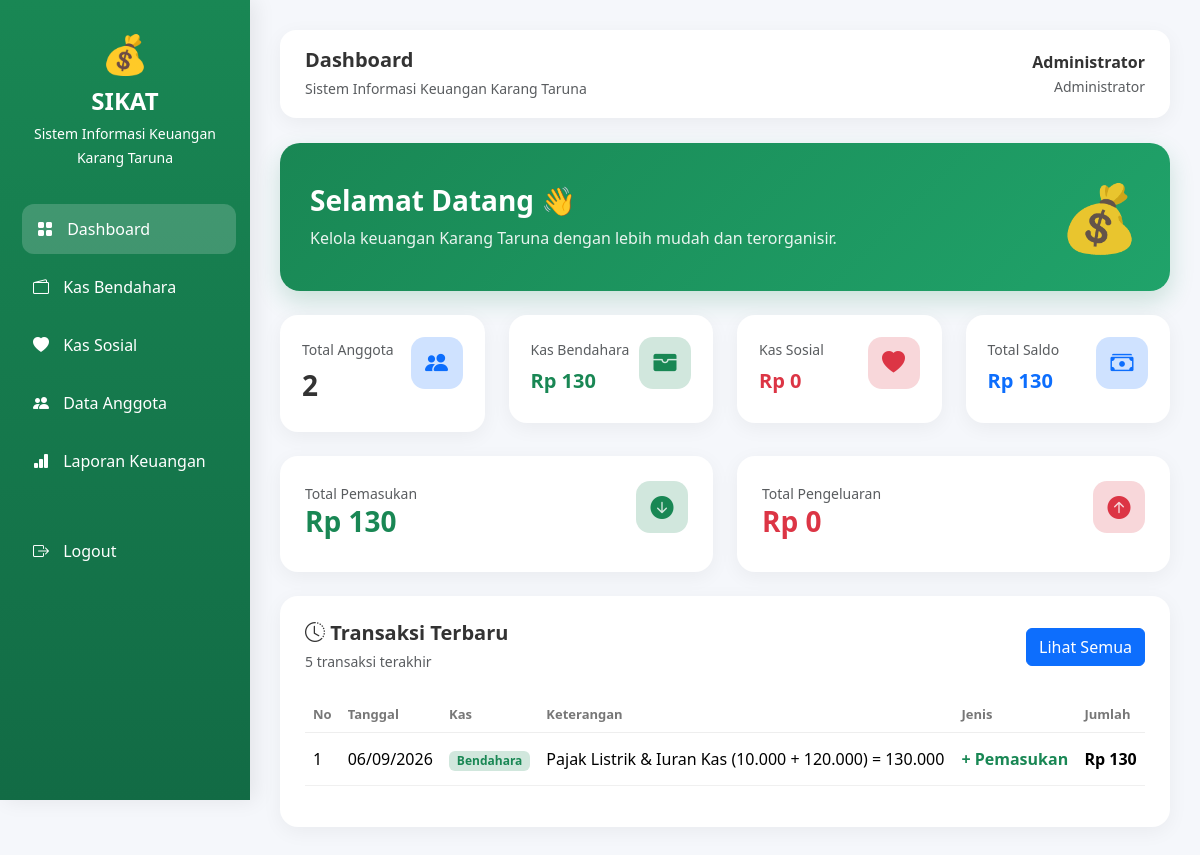
/dashboard.php (signed in), run on the app's committed database.
### tables this page shows
CREATE TABLE `transaksi_kas` (
  `id` int NOT NULL,
  `tanggal` date NOT NULL,
  `jenis_kas` enum('Bendahara','Sosial') NOT NULL,
  `jenis_transaksi` enum('Pemasukan','Pengeluaran') NOT NULL,
  `keterangan` varchar(255) NOT NULL,
  `jumlah` decimal(15,2) NOT NULL,
  `created_at` timestamp NULL DEFAULT CURRENT_TIMESTAMP
);

### dashboard.php (the view, shortened to what this page needs)
<?php
include "config/koneksi.php";
$q_anggota = mysqli_query($conn, "
    SELECT COUNT(*) AS total
    FROM anggota
");
$d_anggota = mysqli_fetch_assoc($q_anggota);
$total_anggota = $d_anggota['total'] ?? 0;
$q_pemasukan = mysqli_query($conn, "
    SELECT SUM(jumlah) AS total
    FROM transaksi_kas
    WHERE jenis_transaksi = 'Pemasukan'
");
$d_pemasukan = mysqli_fetch_assoc($q_pemasukan);
$total_pemasukan = $d_pemasukan['total'] ?? 0;
$q_pengeluaran = mysqli_query($conn, "
    SELECT SUM(jumlah) AS total
    FROM transaksi_kas
    WHERE jenis_transaksi = 'Pengeluaran'
");
$d_pengeluaran = mysqli_fetch_assoc($q_pengeluaran);
$total_pengeluaran = $d_pengeluaran['total'] ?? 0;
$total_saldo =
    $total_pemasukan -
    $total_pengeluaran;
$q_bendahara = mysqli_query($conn, "
    SELECT
        SUM(
            CASE
                WHEN jenis_transaksi = 'Pemasukan'
                THEN jumlah
                ELSE 0
            END
        ) -
        SUM(
            CASE
                WHEN jenis_transaksi = 'Pengeluaran'
                THEN jumlah
                ELSE 0
            END
        ) AS saldo
    FROM transaksi_kas
    WHERE jenis_kas = 'Bendahara'
");
$d_bendahara = mysqli_fetch_assoc($q_bendahara);
$saldo_bendahara = $d_bendahara['saldo'] ?? 0;
$q_sosial = mysqli_query($conn, "
    SELECT
        SUM(
            CASE
                WHEN jenis_transaksi = 'Pemasukan'
                THEN jumlah
                ELSE 0
            END
        ) -
        SUM(
            CASE
                WHEN jenis_transaksi = 'Pengeluaran'
                THEN jumlah
                ELSE 0
            END
        ) AS saldo
    FROM transaksi_kas
    WHERE jenis_kas = 'Sosial'
");
$d_sosial = mysqli_fetch_assoc($q_sosial);
$saldo_sosial = $d_sosial['saldo'] ?? 0;
$q_transaksi = mysqli_query($conn, "
    SELECT *
    FROM transaksi_kas
    ORDER BY tanggal DESC, id DESC
    LIMIT 5
");
?>
<!DOCTYPE html>
<html lang="id">
<head>
    <link
        href="https://cdn.jsdelivr.net/npm/bootstrap@5.3.3/dist/css/bootstrap.min.css"
        rel="stylesheet"
    >
    <link
        rel="stylesheet"
        href="https://cdn.jsdelivr.net/npm/bootstrap-icons@1.11.3/font/bootstrap-icons.min.css"
    >
    <link
        rel="stylesheet"
        href="assets/css/style.css"
    >
</head>
<body>
<div class="sidebar">
    <div class="brand">
        <div style="font-size:38px;">
            💰
        </div>
        <h4>
            SIKAT
        </h4>
        <small>
            Sistem Informasi Keuangan
        </small>
        <br>
        <small>
            Karang Taruna
        </small>
    </div>
    <a
        href="dashboard.php"
        class="active"
    >
        <i class="bi bi-grid-fill"></i>
        Dashboard
    </a>
    <a href="bendahara/index.php">
        <i class="bi bi-wallet2"></i>
        Kas Bendahara
    </a>
    <a href="sosial/index.php">
        <i class="bi bi-heart-fill"></i>
        Kas Sosial
    </a>
    <a href="anggota/index.php">
        <i class="bi bi-people-fill"></i>
        Data Anggota
    </a>
    <a href="laporan/index.php">
        <i class="bi bi-bar-chart-fill"></i>
        Laporan Keuangan
    </a>
    <a href="auth/logout.php">
        <i class="bi bi-box-arrow-right"></i>
        Logout
    </a>
</div>
<div class="main-content">
    <div class="topbar d-flex justify-content-between align-items-center">
        <div>
            <h5 class="fw-bold mb-1">
                Dashboard
            </h5>
            <small class="text-muted">
                Sistem Informasi Keuangan Karang Taruna
            </small>
        </div>
        <div class="text-end">
            <strong>
                <?= htmlspecialchars($_SESSION['nama']); ?>
            </strong>
            <br>
            <small class="text-muted">
                Administrator
            </small>
        </div>
    </div>
    <div class="welcome-card mb-4">
        <div>
            <h3>
                Selamat Datang 👋
            </h3>
            <p>
                Kelola keuangan Karang Taruna
                dengan lebih mudah dan terorganisir.
            </p>
        </div>
        <div class="welcome-icon">
            💰
        </div>
    </div>
    <div class="row g-4 mb-4">
        <div class="col-md-3">
            <div class="stat-card">
                <div class="d-flex justify-content-between">
                    <div>
                        <small class="text-muted">
                            Total Anggota
                        </small>
                        <h3 class="fw-bold mt-2">
                            <?= $total_anggota; ?>
                        </h3>
                    </div>
                    <div
                        class="stat-icon bg-primary-subtle text-primary"
                    >
                        <i class="bi bi-people-fill"></i>
                    </div>
                </div>
            </div>
        </div>
        <div class="col-md-3">
            <div class="stat-card">
                <div class="d-flex justify-content-between">
                    <div>
                        <small class="text-muted">
                            Kas Bendahara
                        </small>
                        <h5 class="fw-bold mt-2 text-success">
                            Rp <?= number_format(
                                $saldo_bendahara,
                                0,
                                ',',
                                '.'
                            ); ?>
                        </h5>
                    </div>
                    <div
                        class="stat-icon bg-success-subtle text-success"
                    >
                        <i class="bi bi-wallet-fill"></i>
                    </div>
                </div>
            </div>
        </div>
        <div class="col-md-3">
            <div class="stat-card">
                <div class="d-flex justify-content-between">
                    <div>
                        <small class="text-muted">
                            Kas Sosial
                        </small>
                        <h5 class="fw-bold mt-2 text-danger">
                            Rp <?= number_format(
                                $saldo_sosial,
                                0,
                                ',',
                                '.'
                            ); ?>
                        </h5>
                    </div>
                    <div
                        class="stat-icon bg-danger-subtle text-danger"
                    >
                        <i class="bi bi-heart-fill"></i>
                    </div>
                </div>
            </div>
        </div>
        <div class="col-md-3">
            <div class="stat-card">
                <div class="d-flex justify-content-between">
                    <div>
                        <small class="text-muted">
                            Total Saldo
                        </small>
                        <h5 class="fw-bold mt-2 text-primary">
                            Rp <?= number_format(
                                $total_saldo,
                                0,
                                ',',
                                '.'
                            ); ?>
                        </h5>
                    </div>
                    <div
                        class="stat-icon bg-primary-subtle text-primary"
                    >
                        <i class="bi bi-cash-stack"></i>
                    </div>
                </div>
            </div>
        </div>
    </div>
    <div class="row g-4 mb-4">
        <div class="col-md-6">
            <div class="table-card">
                <div class="d-flex justify-content-between">
                    <div>
                        <small class="text-muted">
                            Total Pemasukan
                        </small>
                        <h3 class="fw-bold text-success">
                            Rp <?= number_format(
                                $total_pemasukan,
                                0,
                                ',',
                                '.'
                            ); ?>
                        </h3>
                    </div>
                    <div
                        class="stat-icon bg-success-subtle text-success"
                    >
                        <i class="bi bi-arrow-down-circle-fill"></i>
                    </div>
                </div>
            </div>
        </div>
        <div class="col-md-6">
            <div class="table-card">
                <div class="d-flex justify-content-between">
                    <div>
                        <small class="text-muted">
                            Total Pengeluaran
                        </small>
                        <h3 class="fw-bold text-danger">
                            Rp <?= number_format(
                                $total_pengeluaran,
                                0,
                                ',',
                                '.'
                            ); ?>
                        </h3>
                    </div>
                    <div
                        class="stat-icon bg-danger-subtle text-danger"
                    >
                        <i class="bi bi-arrow-up-circle-fill"></i>
                    </div>
                </div>
            </div>
        </div>
    </div>
    <div class="table-card">
        <div class="d-flex justify-content-between align-items-center mb-4">
            <div>
                <h5 class="fw-bold mb-1">
                    <i class="bi bi-clock-history"></i>
                    Transaksi Terbaru
                </h5>
                <small class="text-muted">
                    5 transaksi terakhir
                </small>
            </div>
            <a
                href="laporan/index.php"
                class="btn btn-primary"
            >
                Lihat Semua
            </a>
        </div>
        <div class="table-responsive">
            <table class="table align-middle">
                <thead>
                    <tr>
                        <th>No</th>
                        <th>Tanggal</th>
                        <th>Kas</th>
                        <th>Keterangan</th>
                        <th>Jenis</th>
                        <th>Jumlah</th>
                    </tr>
                </thead>
                <tbody>
                <?php
                $no = 1;
                if (mysqli_num_rows($q_transaksi) > 0) {
                    while ($row = mysqli_fetch_assoc($q_transaksi)) {
                ?>
                    <tr>
                        <td>
                            <?= $no++; ?>
                        </td>
                        <td>
                            <?= date(
                                'd/m/Y',
                                strtotime($row['tanggal'])
                            ); ?>
                        </td>
                        <td>
                            <?php if (
                                $row['jenis_kas']
                                == 'Bendahara'
                            ) { ?>
                                <span
                                    class="badge bg-success-subtle text-success"
                                >
                                    Bendahara
                                </span>
                            <?php } ?>
                        </td>
                        <td>
                            <?= htmlspecialchars(
                                $row['keterangan']
                            ); ?>
                        </td>
                        <td>
                            <?php if (
                                $row['jenis_transaksi']
                                == 'Pemasukan'
                            ) { ?>
                                <span
                                    class="text-success fw-bold"
                                >
                                    + Pemasukan
                                </span>
                            <?php } ?>
                        </td>
                        <td class="fw-bold">
                            Rp <?= number_format(
                                $row['jumlah'],
                                0,
                                ',',
                                '.'
                            ); ?>
                        </td>
                    </tr>
                <?php
                    }
                }
                ?>
                </tbody>
            </table>
        </div>
    </div>
</div>
</body>
</html>

### assets/css/style.css (style rules this page uses)
* { box-sizing: border-box; }
body { margin: 0; font-family: "Segoe UI", Arial, sans-serif; background: #f5f7fb; color: #333; }
.sidebar { width: 250px; height: 100vh; position: fixed; left: 0; top: 0; padding: 25px 18px; background: linear-gradient( 180deg, #198754, #126b45 ); color: white; box-shadow: 5px 0 20px rgba(0,0,0,0.08); }
.brand { text-align: center; margin-bottom: 35px; }
.brand h4 { margin: 5px 0; font-weight: 700; }
.sidebar a { display: block; color: white; text-decoration: none; padding: 13px 15px; margin-bottom: 8px; border-radius: 12px; transition: 0.3s; }
.sidebar a i { margin-right: 10px; }
.sidebar a:hover, .sidebar a.active { background: rgba(255,255,255,0.18); transform: translateX(4px); }
.main-content { margin-left: 250px; padding: 30px; }
.topbar { background: white; padding: 18px 25px; border-radius: 16px; margin-bottom: 25px; box-shadow: 0 5px 20px rgba(0,0,0,0.05); }
.welcome-card { background: linear-gradient( 135deg, #198754, #20a36a ); color: white; border-radius: 20px; padding: 25px 30px; display: flex; justify-content: space-between; align-items: center; box-shadow: 0 10px 25px rgba(25,135,84,0.2); }
.welcome-card h3 { font-weight: 700; }
.welcome-card p { margin: 0; opacity: 0.9; }
.welcome-icon { font-size: 65px; opacity: 0.9; }
.stat-card { background: white; border-radius: 18px; padding: 22px; box-shadow: 0 5px 20px rgba(0,0,0,0.05); transition: 0.3s; }
.stat-icon { width: 52px; height: 52px; border-radius: 14px; display: flex; align-items: center; justify-content: center; font-size: 23px; }
.table-card { background: white; border-radius: 18px; padding: 25px; box-shadow: 0 5px 20px rgba(0,0,0,0.05); }
.table thead th { color: #777; font-size: 13px; border-bottom: 1px solid #eee; }
.table tbody td { padding: 14px 8px; border-bottom: 1px solid #f0f0f0; }

### data on the page
transaksi_kas: tanggal "06/09/2026", jenis_kas "Bendahara", keterangan "Pajak Listrik & Iuran Kas (10.000 + 120.000) = 130.000", jenis_transaksi "+ Pemasukan", jumlah "130"

### other printed values
$_SESSION['nama'] "Administrator"
$total_anggota "2"
$saldo_bendahara "130"
$saldo_sosial "0"
$total_saldo "130"
$total_pemasukan "130"
$total_pengeluaran "0"
